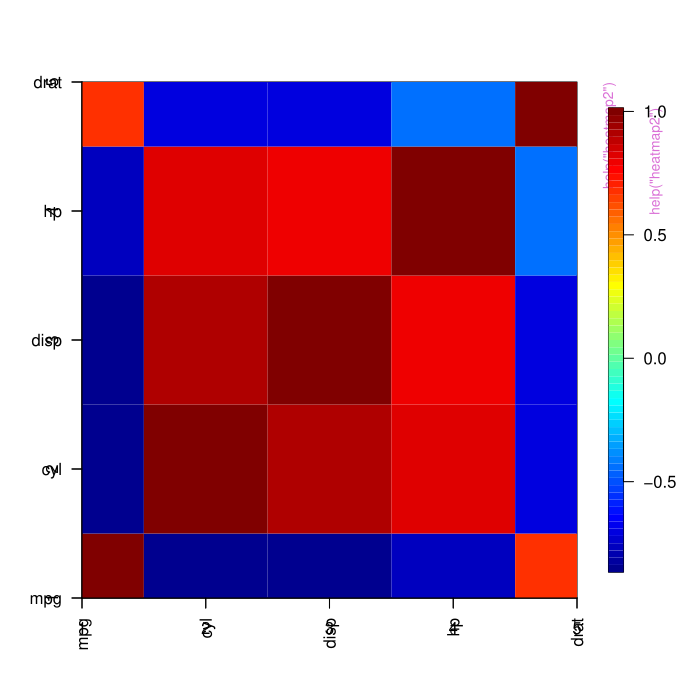

Write R code to recreate this figure.
pkgname <- "helpeRs"
source(file.path(R.home("share"), "R", "examples-header.R"))
options(warn = 1)
base::assign(".ExTimings", "helpeRs-Ex.timings", pos = 'CheckExEnv')
base::cat("name\tuser\tsystem\telapsed\n", file=base::get(".ExTimings", pos = 'CheckExEnv'))
base::assign(".format_ptime",
function(x) {
  if(!is.na(x[4L])) x[1L] <- x[1L] + x[4L]
  if(!is.na(x[5L])) x[2L] <- x[2L] + x[5L]
  options(OutDec = '.')
  format(x[1L:3L], digits = 7L)
},
pos = 'CheckExEnv')

### * </HEADER>
library('helpeRs')

base::assign(".oldSearch", base::search(), pos = 'CheckExEnv')
base::assign(".old_wd", base::getwd(), pos = 'CheckExEnv')
cleanEx()
nameEx("FullTransformer")
### * FullTransformer

flush(stderr()); flush(stdout())

base::assign(".ptime", proc.time(), pos = "CheckExEnv")
### Name: FullTransformer
### Title: Clean and reorder regression tables for publication
### Aliases: FullTransformer

### ** Examples

## Not run: 
##D # Create a simple table
##D t_raw <- data.frame(Model1 = c("0.5 (2.1)*", "0.95", "100"))
##D row.names(t_raw) <- c("gdpPerCapita", "Adjusted R-squared", "Observations")
##D 
##D # Clean and rename
##D name_mat <- matrix(c("gdpPerCapita", "GDP per Capita"), ncol = 2)
##D t_clean <- FullTransformer(t_raw, COLNAMES_VEC = "Model 1",
##D                            name_conversion_matrix = name_mat)
## End(Not run)




base::assign(".dptime", (proc.time() - get(".ptime", pos = "CheckExEnv")), pos = "CheckExEnv")
base::cat("FullTransformer", base::get(".format_ptime", pos = 'CheckExEnv')(get(".dptime", pos = "CheckExEnv")), "\n", file=base::get(".ExTimings", pos = 'CheckExEnv'), append=TRUE, sep="\t")
cleanEx()
nameEx("GetTableEntry")
### * GetTableEntry

flush(stderr()); flush(stdout())

base::assign(".ptime", proc.time(), pos = "CheckExEnv")
### Name: GetTableEntry
### Title: Extract regression results as a formatted table row
### Aliases: GetTableEntry

### ** Examples

## Not run: 
##D # Fit a simple linear model
##D data(mtcars)
##D fit <- lm(mpg ~ wt + hp, data = mtcars)
##D 
##D # Extract with robust standard errors
##D entry <- GetTableEntry(fit, clust_id = NULL, NAME = "Model 1")
##D 
##D # Extract with clustered standard errors
##D entry_clust <- GetTableEntry(fit, clust_id = "cyl", NAME = "Model 2")
## End(Not run)




base::assign(".dptime", (proc.time() - get(".ptime", pos = "CheckExEnv")), pos = "CheckExEnv")
base::cat("GetTableEntry", base::get(".format_ptime", pos = 'CheckExEnv')(get(".dptime", pos = "CheckExEnv")), "\n", file=base::get(".ExTimings", pos = 'CheckExEnv'), append=TRUE, sep="\t")
cleanEx()
nameEx("MakeHeatMap")
### * MakeHeatMap

flush(stderr()); flush(stdout())

base::assign(".ptime", proc.time(), pos = "CheckExEnv")
### Name: MakeHeatMap
### Title: Visualize two-way predictor effects as a heat map
### Aliases: MakeHeatMap

### ** Examples

## Not run: 
##D # Fit a model
##D fit <- lm(mpg ~ wt + hp + cyl, data = mtcars)
##D 
##D # Create heat map of mpg as function of wt and hp
##D MakeHeatMap(
##D   factor1 = "wt",
##D   factor2 = "hp",
##D   outcome = "mpg",
##D   dat = mtcars,
##D   lm_obj = fit,
##D   pdf_path = "mpg_heatmap.pdf"
##D )
## End(Not run)




base::assign(".dptime", (proc.time() - get(".ptime", pos = "CheckExEnv")), pos = "CheckExEnv")
base::cat("MakeHeatMap", base::get(".format_ptime", pos = 'CheckExEnv')(get(".dptime", pos = "CheckExEnv")), "\n", file=base::get(".ExTimings", pos = 'CheckExEnv'), append=TRUE, sep="\t")
cleanEx()
nameEx("Stargazer2FullTable")
### * Stargazer2FullTable

flush(stderr()); flush(stdout())

base::assign(".ptime", proc.time(), pos = "CheckExEnv")
### Name: Stargazer2FullTable
### Title: Convert a stargazer table to a self-contained longtable
### Aliases: Stargazer2FullTable

### ** Examples

## Not run: 
##D # Capture stargazer output and convert to longtable
##D library(stargazer)
##D fit <- lm(mpg ~ wt + hp, data = mtcars)
##D sg_output <- capture.output(stargazer(fit))
##D 
##D # Convert to longtable format
##D lt_output <- Stargazer2FullTable(sg_output, fontsize = "scriptsize")
##D 
##D # Write to file
##D write(lt_output, file = "full_table.tex")
## End(Not run)




base::assign(".dptime", (proc.time() - get(".ptime", pos = "CheckExEnv")), pos = "CheckExEnv")
base::cat("Stargazer2FullTable", base::get(".format_ptime", pos = 'CheckExEnv')(get(".dptime", pos = "CheckExEnv")), "\n", file=base::get(".ExTimings", pos = 'CheckExEnv'), append=TRUE, sep="\t")
cleanEx()
nameEx("Tables2Tex")
### * Tables2Tex

flush(stderr()); flush(stdout())

base::assign(".ptime", proc.time(), pos = "CheckExEnv")
### Name: Tables2Tex
### Title: Generate publication-ready regression tables in LaTeX
### Aliases: Tables2Tex

### ** Examples

## Not run: 
##D # Fit multiple models
##D fit1 <- lm(mpg ~ wt, data = mtcars)
##D fit2 <- lm(mpg ~ wt + hp, data = mtcars)
##D fit3 <- lm(mpg ~ wt + hp + cyl, data = mtcars)
##D 
##D # Generate tables
##D Tables2Tex(
##D   reg_list = list(fit1, fit2, fit3),
##D   clust_id = NULL,
##D   saveFolder = "./tables/",
##D   nameTag = "MPG_Models",
##D   tabCaption = "Determinants of Fuel Efficiency",
##D   model.names = c("Base", "Controls", "Full")
##D )
## End(Not run)




base::assign(".dptime", (proc.time() - get(".ptime", pos = "CheckExEnv")), pos = "CheckExEnv")
base::cat("Tables2Tex", base::get(".format_ptime", pos = 'CheckExEnv')(get(".dptime", pos = "CheckExEnv")), "\n", file=base::get(".ExTimings", pos = 'CheckExEnv'), append=TRUE, sep="\t")
cleanEx()
nameEx("WidenMargins")
### * WidenMargins

flush(stderr()); flush(stdout())

base::assign(".ptime", proc.time(), pos = "CheckExEnv")
### Name: WidenMargins
### Title: Widen margins in a LaTeX table string
### Aliases: WidenMargins

### ** Examples

## Not run: 
##D # Read an existing table and widen its margins
##D tex_lines <- readLines("my_table.tex")
##D tex_wide <- WidenMargins(tex_lines)
##D writeLines(tex_wide, "my_table_wide.tex")
## End(Not run)




base::assign(".dptime", (proc.time() - get(".ptime", pos = "CheckExEnv")), pos = "CheckExEnv")
base::cat("WidenMargins", base::get(".format_ptime", pos = 'CheckExEnv')(get(".dptime", pos = "CheckExEnv")), "\n", file=base::get(".ExTimings", pos = 'CheckExEnv'), append=TRUE, sep="\t")
cleanEx()
nameEx("colSummmary")
### * colSummmary

flush(stderr()); flush(stdout())

base::assign(".ptime", proc.time(), pos = "CheckExEnv")
### Name: colSummmary
### Title: Summarize each column of a data frame
### Aliases: colSummmary

### ** Examples

# Summarize mtcars
colSummmary(mtcars[, 1:4])

# Mixed numeric and character columns
df <- data.frame(
  x = c(1, 2, 3, 4),
  y = c("a", "b", "a", "a")
)
colSummmary(df)  # Returns mean of x and mode of y




base::assign(".dptime", (proc.time() - get(".ptime", pos = "CheckExEnv")), pos = "CheckExEnv")
base::cat("colSummmary", base::get(".format_ptime", pos = 'CheckExEnv')(get(".dptime", pos = "CheckExEnv")), "\n", file=base::get(".ExTimings", pos = 'CheckExEnv'), append=TRUE, sep="\t")
cleanEx()
nameEx("cols2numeric")
### * cols2numeric

flush(stderr()); flush(stdout())

base::assign(".ptime", proc.time(), pos = "CheckExEnv")
### Name: cols2numeric
### Title: Convert data frame columns to numeric when possible
### Aliases: cols2numeric

### ** Examples

# Data frame with mixed types
df <- data.frame(
  a = factor(c("1.5", "2.5", "3.5")),
  b = c("x", "y", "z"),
  c = c(1, 2, 3),
  stringsAsFactors = FALSE
)

# Convert what can be converted
df_numeric <- cols2numeric(df)
sapply(df_numeric, class)
# a becomes numeric, b stays character, c stays numeric




base::assign(".dptime", (proc.time() - get(".ptime", pos = "CheckExEnv")), pos = "CheckExEnv")
base::cat("cols2numeric", base::get(".format_ptime", pos = 'CheckExEnv')(get(".dptime", pos = "CheckExEnv")), "\n", file=base::get(".ExTimings", pos = 'CheckExEnv'), append=TRUE, sep="\t")
cleanEx()
nameEx("f2n")
### * f2n

flush(stderr()); flush(stdout())

base::assign(".ptime", proc.time(), pos = "CheckExEnv")
### Name: f2n
### Title: Convert factors to numeric values
### Aliases: f2n

### ** Examples

# Factor with numeric levels
x <- factor(c("1.5", "2.3", "3.1"))

# Wrong way - returns level indices (1, 2, 3)
as.numeric(x)

# Correct way - returns actual values
f2n(x)  # Returns c(1.5, 2.3, 3.1)




base::assign(".dptime", (proc.time() - get(".ptime", pos = "CheckExEnv")), pos = "CheckExEnv")
base::cat("f2n", base::get(".format_ptime", pos = 'CheckExEnv')(get(".dptime", pos = "CheckExEnv")), "\n", file=base::get(".ExTimings", pos = 'CheckExEnv'), append=TRUE, sep="\t")
cleanEx()
nameEx("fixZeroEndings")
### * fixZeroEndings

flush(stderr()); flush(stdout())

base::assign(".ptime", proc.time(), pos = "CheckExEnv")
### Name: fixZeroEndings
### Title: Ensure numbers have a fixed number of decimal places
### Aliases: fixZeroEndings

### ** Examples

# Pad to 2 decimal places (default)
fixZeroEndings(c("1.5", "2", "3.14"))
# Returns: c("1.50", "2.00", "3.14")

# Pad to 3 decimal places
fixZeroEndings(c(1.5, 2.33, 3), roundAt = 3)
# Returns: c("1.500", "2.330", "3.000")




base::assign(".dptime", (proc.time() - get(".ptime", pos = "CheckExEnv")), pos = "CheckExEnv")
base::cat("fixZeroEndings", base::get(".format_ptime", pos = 'CheckExEnv')(get(".dptime", pos = "CheckExEnv")), "\n", file=base::get(".ExTimings", pos = 'CheckExEnv'), append=TRUE, sep="\t")
cleanEx()
nameEx("heatMap")
### * heatMap

flush(stderr()); flush(stdout())

base::assign(".ptime", proc.time(), pos = "CheckExEnv")
### Name: heatMap
### Title: Create an interpolated heat map from scattered data
### Aliases: heatMap

### ** Examples

## Not run: 
##D # Create some scattered data
##D set.seed(42)
##D x <- runif(100, 0, 10)
##D y <- runif(100, 0, 10)
##D z <- sin(x) * cos(y) + rnorm(100, sd = 0.1)
##D 
##D # Plot as interpolated heat map
##D heatMap(x, y, z, N = 50, main = "Example Heat Map",
##D         xlab = "X Variable", ylab = "Y Variable")
## End(Not run)




base::assign(".dptime", (proc.time() - get(".ptime", pos = "CheckExEnv")), pos = "CheckExEnv")
base::cat("heatMap", base::get(".format_ptime", pos = 'CheckExEnv')(get(".dptime", pos = "CheckExEnv")), "\n", file=base::get(".ExTimings", pos = 'CheckExEnv'), append=TRUE, sep="\t")
cleanEx()
nameEx("heatmap2")
### * heatmap2

flush(stderr()); flush(stdout())

base::assign(".ptime", proc.time(), pos = "CheckExEnv")
### Name: heatmap2
### Title: Quick heat map visualization of a matrix
### Aliases: heatmap2

### ** Examples

# Create a correlation matrix
cor_mat <- cor(mtcars[, 1:5])

# Quick base R plot
heatmap2(cor_mat, row_labels = colnames(cor_mat),
         col_labels = colnames(cor_mat))

## Not run: 
##D # ggplot2 version
##D heatmap2(cor_mat, use_gg = TRUE)
## End(Not run)




base::assign(".dptime", (proc.time() - get(".ptime", pos = "CheckExEnv")), pos = "CheckExEnv")
base::cat("heatmap2", base::get(".format_ptime", pos = 'CheckExEnv')(get(".dptime", pos = "CheckExEnv")), "\n", file=base::get(".ExTimings", pos = 'CheckExEnv'), append=TRUE, sep="\t")
cleanEx()
nameEx("image2")
### * image2

flush(stderr()); flush(stdout())

base::assign(".ptime", proc.time(), pos = "CheckExEnv")
### Name: image2
### Title: Plot a matrix as an image with intuitive orientation
### Aliases: image2

### ** Examples

# Create a simple matrix
mat <- matrix(1:12, nrow = 3, ncol = 4)
rownames(mat) <- c("A", "B", "C")
colnames(mat) <- c("W", "X", "Y", "Z")

# Plot with row/column labels
image2(mat, xaxt = colnames(mat), yaxt = rownames(mat), main = "Example")




base::assign(".dptime", (proc.time() - get(".ptime", pos = "CheckExEnv")), pos = "CheckExEnv")
base::cat("image2", base::get(".format_ptime", pos = 'CheckExEnv')(get(".dptime", pos = "CheckExEnv")), "\n", file=base::get(".ExTimings", pos = 'CheckExEnv'), append=TRUE, sep="\t")
cleanEx()
nameEx("vcovCluster")
### * vcovCluster

flush(stderr()); flush(stdout())

base::assign(".ptime", proc.time(), pos = "CheckExEnv")
### Name: vcovCluster
### Title: Cluster-robust covariance matrix estimator
### Aliases: vcovCluster

### ** Examples

## Not run: 
##D data(mtcars)
##D fit <- lm(mpg ~ wt + hp, data = mtcars)
##D 
##D # Cluster by number of cylinders
##D V_clust <- vcovCluster(fit, "cyl")
##D 
##D # Use with coeftest for clustered standard errors
##D library(lmtest)
##D coeftest(fit, vcov. = V_clust)
## End(Not run)




base::assign(".dptime", (proc.time() - get(".ptime", pos = "CheckExEnv")), pos = "CheckExEnv")
base::cat("vcovCluster", base::get(".format_ptime", pos = 'CheckExEnv')(get(".dptime", pos = "CheckExEnv")), "\n", file=base::get(".ExTimings", pos = 'CheckExEnv'), append=TRUE, sep="\t")
### * <FOOTER>
###
cleanEx()
options(digits = 7L)
base::cat("Time elapsed: ", proc.time() - base::get("ptime", pos = 'CheckExEnv'),"\n")
grDevices::dev.off()
###
### Local variables: ***
### mode: outline-minor ***
### outline-regexp: "\\(> \\)?### [*]+" ***
### End: ***
quit('no')
